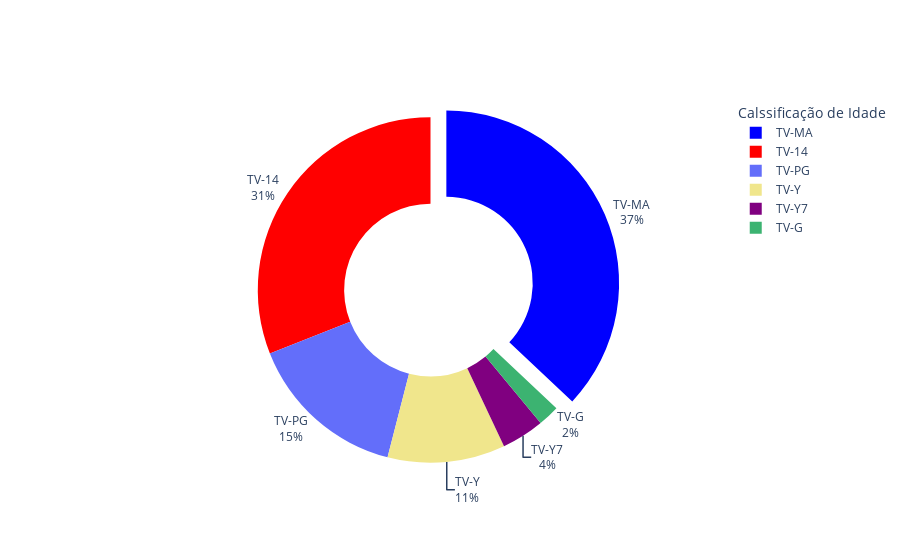

The code cell stored with this chart in its notebook:
### Code cell
rating = ['TV-14', 'TV-G', 'TV-MA', 'TV-PG', 'TV-Y', 'TV-Y7']
c = 658
quantidade = [205,14,246,96,73,24]
quantidade_r=[round(((i/c)*100)) for i in quantidade]

cores_marcadores = ['red', 'MediumSeaGreen', 'blue', 'limegree', 'khaki', 'purple']

fig = go.Figure(data = go.Pie(labels = rating,
                              values = quantidade_r,
                              marker_colors = cores_marcadores,
                              hole = 0.5,
                              pull = [0, 0, 0.10, 0, 0, 0]))

fig.update_traces(textposition = "outside", textinfo="percent+label")
fig.update_layout(legend_title_text="Calssificação de Idade",)
fig.show()

### Figure 1 — Plotly figure (JSON) as saved in the notebook; plotly's stock layout.template omitted (floating-point values rounded to 4 significant figures)
{"data": [{"hole": 0.5, "labels": ["TV-14", "TV-G", "TV-MA", "TV-PG", "TV-Y", "TV-Y7"], "marker": {"colors": ["red", "MediumSeaGreen", "blue", "limegree", "khaki", "purple"]}, "pull": [0, 0, 0.1, 0, 0, 0], "textinfo": "percent+label", "textposition": "outside", "type": "pie", "values": [31, 2, 37, 15, 11, 4]}], "layout": {"autosize": true, "legend": {"title": {"text": "Calssificação de Idade"}}}}
